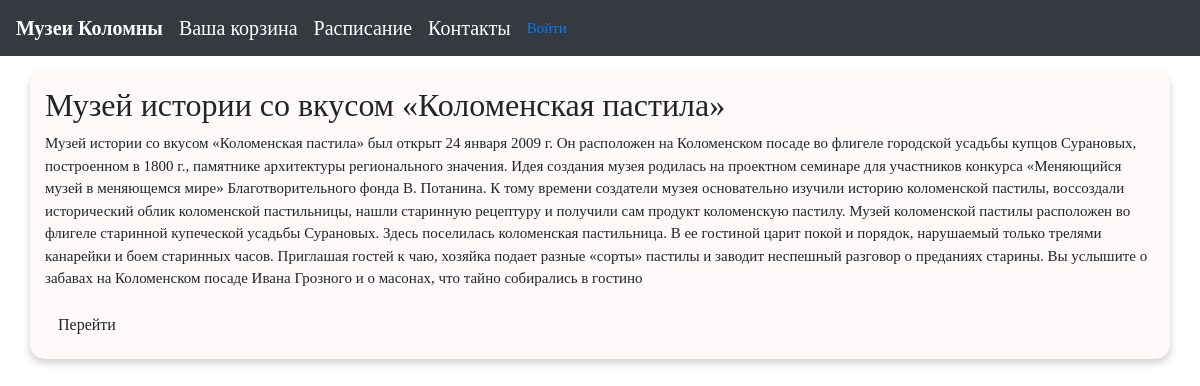
The page / on the database its author committed.
### first/models.py (models this page shows)
class Place(models.Model):
    name = models.CharField(max_length=10000, default=None)
    place = models.CharField(max_length=1000, default=None)
    image = models.FileField(upload_to="static/logo_place", null=True)
    description = models.CharField(max_length=1000000000000000, default=None)

### first/views.py (the view)
# urls.py: path('', views.main_clients_page),
def main_clients_page(request):
    places = Place.objects.filter()
    context = {
        "places": places,
    }
    return render(request, "main_clients.html", context)

### first/templates/main_clients.html (shortened to what this page needs)
<!DOCTYPE html>
<html lang="en">
<head>
    <link rel="stylesheet" href="https://stackpath.bootstrapcdn.com/bootstrap/4.5.2/css/bootstrap.min.css">
</head>
<body>
    <nav class="navbar navbar-expand-lg navbar-dark bg-dark">
        <a class="navbar-brand" href=""><b>Музеи Коломны</b></a>
        <a class="navbar-brand" href="/basket">Ваша корзина</a>
        <a class="navbar-brand" href="/timetable_client">Расписание</a>
        <a class="navbar-brand" href="/contacts">Контакты</a>
        {% if user.is_authenticated %}
        <form class="a_main" action="../" method="post">
            {% csrf_token %}
            {{ form }}
            <input class="a_main_trans" type="submit" value="Выйти">
        </form>
        {% else %}
            <a class="a_main" href="/login">Войти</a>
        {% endif %}
    </nav>
    {% for place in places %}
    <div class="container">
        <div class="museum">
            <h2 class="museum-title">{{ place.name }}</h2>
            <p class="museum-description">{{ place.description }}</p>
            <form action="/museum/{{ place.id }}" target="_blank">
                <button class="btn">Перейти</button>
            </form>
        </div>
    </div>
    {% endfor %}
</body>
</html>

### first/templates/main_clients.html (style rules this page uses)
body { font-family: "Times New Roman"; font-size: 15px; }
.container { border-radius: 15px; background-color: Snow; box-shadow: 0 4px 8px rgba(0, 0, 0, 0.2); margin-top: 15px; padding-top: 15px; padding-bottom: 15px; padding-right: 15px; padding-left: 15px; }

### rows shown on the page
Place: name "Музей истории со вкусом «Коломенская пастила»", description "Музей истории со вкусом «Коломенская пастила» был открыт 24 января 2009 г. Он расположен на Коломенском посаде во флигеле городской усадьбы купцов Сурановых, построенном в 1800 г., памятнике архитектуры регионального значения. Идея создания музея родилась на проектном семинаре для участников конкурса «Меняющийся музей в меняющемся мире» Благотворительного фонда В. Потанина. К тому времени создатели музея основательно изучили историю коломенской пастилы, воссоздали исторический облик коломенской пастильницы, нашли старинную рецептуру и получили сам продукт коломенскую пастилу. Музей коломенской пастилы расположен во флигеле старинной купеческой усадьбы Сурановых. Здесь поселилась коломенская…"
